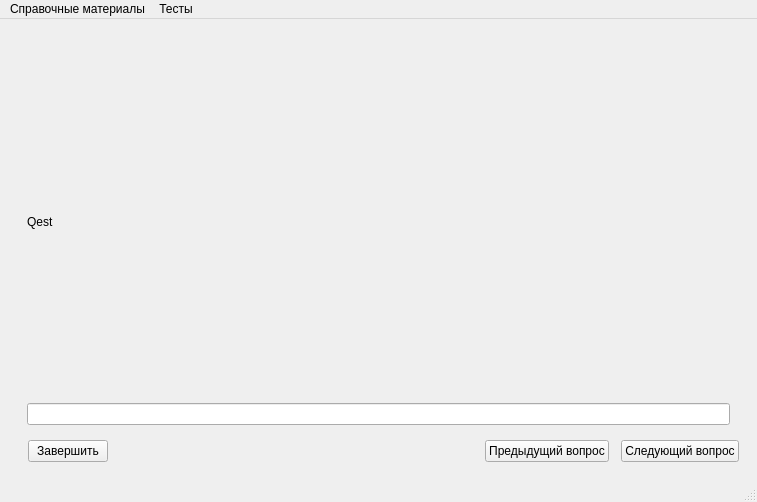
<?xml version="1.0" encoding="UTF-8"?>
<ui version="4.0">
 <class>MainWindow</class>
 <widget class="QMainWindow" name="MainWindow">
  <property name="geometry">
   <rect>
    <x>0</x>
    <y>0</y>
    <width>757</width>
    <height>502</height>
   </rect>
  </property>
  <property name="windowTitle">
   <string>MainWindow</string>
  </property>
  <widget class="QWidget" name="centralwidget">
   <layout class="QVBoxLayout" name="verticalLayout_2">
    <item>
     <widget class="QWidget" name="widget" native="true">
      <property name="sizePolicy">
       <sizepolicy hsizetype="Expanding" vsizetype="Expanding">
        <horstretch>0</horstretch>
        <verstretch>0</verstretch>
       </sizepolicy>
      </property>
      <layout class="QVBoxLayout" name="verticalLayout">
       <item>
        <widget class="QStackedWidget" name="testwidget">
         <property name="currentIndex">
          <number>0</number>
         </property>
         <widget class="QWidget" name="quest1">
          <layout class="QVBoxLayout" name="verticalLayout_3">
           <item>
            <widget class="QLabel" name="label">
             <property name="text">
              <string>Qest</string>
             </property>
            </widget>
           </item>
           <item>
            <widget class="QLineEdit" name="answeredit"/>
           </item>
          </layout>
         </widget>
        </widget>
       </item>
       <item>
        <layout class="QHBoxLayout" name="horizontalLayout_2">
         <property name="spacing">
          <number>12</number>
         </property>
         <property name="sizeConstraint">
          <enum>QLayout::SetMaximumSize</enum>
         </property>
         <property name="leftMargin">
          <number>10</number>
         </property>
         <property name="topMargin">
          <number>0</number>
         </property>
         <property name="bottomMargin">
          <number>0</number>
         </property>
         <item>
          <widget class="QPushButton" name="finish_btn">
           <property name="text">
            <string>Завершить</string>
           </property>
          </widget>
         </item>
         <item>
          <spacer name="horizontalSpacer">
           <property name="orientation">
            <enum>Qt::Horizontal</enum>
           </property>
           <property name="sizeHint" stdset="0">
            <size>
             <width>40</width>
             <height>20</height>
            </size>
           </property>
          </spacer>
         </item>
         <item>
          <widget class="QPushButton" name="prev_qst_btn">
           <property name="maximumSize">
            <size>
             <width>130</width>
             <height>16777215</height>
            </size>
           </property>
           <property name="text">
            <string>Предыдущий вопрос</string>
           </property>
          </widget>
         </item>
         <item>
          <widget class="QPushButton" name="next_qst_btn">
           <property name="sizePolicy">
            <sizepolicy hsizetype="Minimum" vsizetype="Fixed">
             <horstretch>0</horstretch>
             <verstretch>0</verstretch>
            </sizepolicy>
           </property>
           <property name="minimumSize">
            <size>
             <width>0</width>
             <height>0</height>
            </size>
           </property>
           <property name="maximumSize">
            <size>
             <width>130</width>
             <height>16777215</height>
            </size>
           </property>
           <property name="sizeIncrement">
            <size>
             <width>0</width>
             <height>0</height>
            </size>
           </property>
           <property name="text">
            <string>Следующий вопрос</string>
           </property>
           <property name="iconSize">
            <size>
             <width>16</width>
             <height>5</height>
            </size>
           </property>
          </widget>
         </item>
        </layout>
       </item>
      </layout>
     </widget>
    </item>
   </layout>
  </widget>
  <widget class="QMenuBar" name="menubar">
   <property name="geometry">
    <rect>
     <x>0</x>
     <y>0</y>
     <width>757</width>
     <height>21</height>
    </rect>
   </property>
   <widget class="QMenu" name="faq">
    <property name="title">
     <string>Справочные материалы</string>
    </property>
    <addaction name="open_all_z"/>
    <addaction name="separator"/>
    <addaction name="open_dvig"/>
    <addaction name="separator"/>
    <addaction name="open_dvig_okr"/>
    <addaction name="separator"/>
    <addaction name="open_smesi"/>
    <addaction name="separator"/>
    <addaction name="open_rabota"/>
    <addaction name="separator"/>
    <addaction name="open_procent"/>
    <addaction name="separator"/>
    <addaction name="open_progres"/>
    <addaction name="separator"/>
   </widget>
   <widget class="QMenu" name="testlist">
    <property name="title">
     <string>Тесты</string>
    </property>
    <addaction name="test_default"/>
    <addaction name="separator"/>
    <addaction name="test_dvig"/>
    <addaction name="separator"/>
    <addaction name="test_dvig_okr"/>
    <addaction name="separator"/>
    <addaction name="test_smesi_splavi"/>
    <addaction name="separator"/>
    <addaction name="test_rabota"/>
    <addaction name="separator"/>
    <addaction name="test_procent"/>
    <addaction name="separator"/>
    <addaction name="test_progres"/>
    <addaction name="separator"/>
   </widget>
   <addaction name="faq"/>
   <addaction name="testlist"/>
  </widget>
  <widget class="QStatusBar" name="statusBar"/>
  <action name="action_open">
   <property name="text">
    <string>Справочные материалы</string>
   </property>
  </action>
  <action name="open_dvig">
   <property name="text">
    <string>Задачи на движение</string>
   </property>
  </action>
  <action name="open_dvig_okr">
   <property name="text">
    <string>Задачи на движение по окружности</string>
   </property>
  </action>
  <action name="open_smesi">
   <property name="text">
    <string>Задачи на смеси и сплавы</string>
   </property>
  </action>
  <action name="open_rabota">
   <property name="text">
    <string>Задачи на работу</string>
   </property>
  </action>
  <action name="open_procent">
   <property name="text">
    <string>Задачи на проценты</string>
   </property>
  </action>
  <action name="open_progres">
   <property name="text">
    <string>Задачи на прогресии</string>
   </property>
  </action>
  <action name="open_all_z">
   <property name="text">
    <string>Все задачи</string>
   </property>
  </action>
  <action name="test_dvig">
   <property name="text">
    <string>Задачи на движение</string>
   </property>
  </action>
  <action name="test_dvig_okr">
   <property name="text">
    <string>Задачи на движение по окружности</string>
   </property>
  </action>
  <action name="test_smesi_splavi">
   <property name="text">
    <string>Задачи на смеси и сплавы</string>
   </property>
  </action>
  <action name="test_rabota">
   <property name="text">
    <string>Задачи на работу</string>
   </property>
  </action>
  <action name="test_procent">
   <property name="text">
    <string>Задачи на проценты</string>
   </property>
  </action>
  <action name="test_progres">
   <property name="text">
    <string>Задачи на прогресии</string>
   </property>
  </action>
  <action name="test_default">
   <property name="text">
    <string>Все задачи</string>
   </property>
  </action>
 </widget>
 <resources>
  <include location="../../proga/1.qrc"/>
 </resources>
 <connections/>
</ui>
